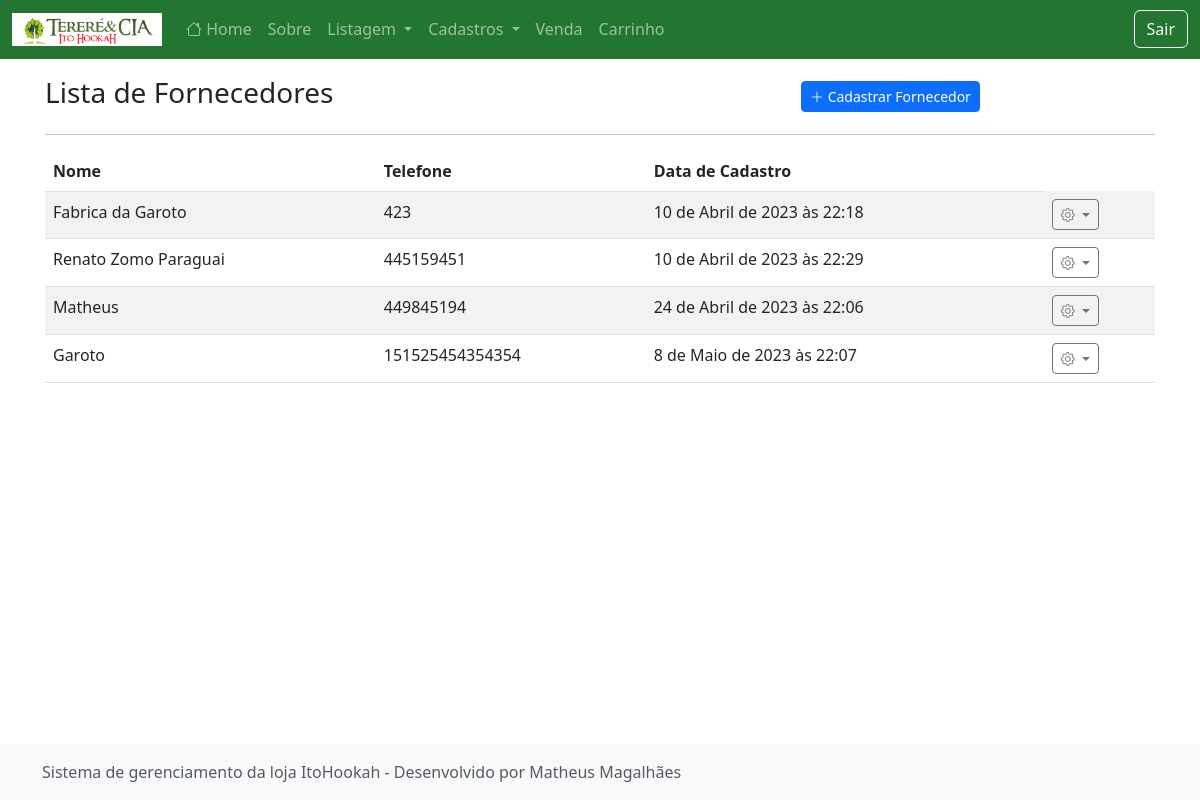
Before: /listar/fornecedor/ (signed in) with the older database file.
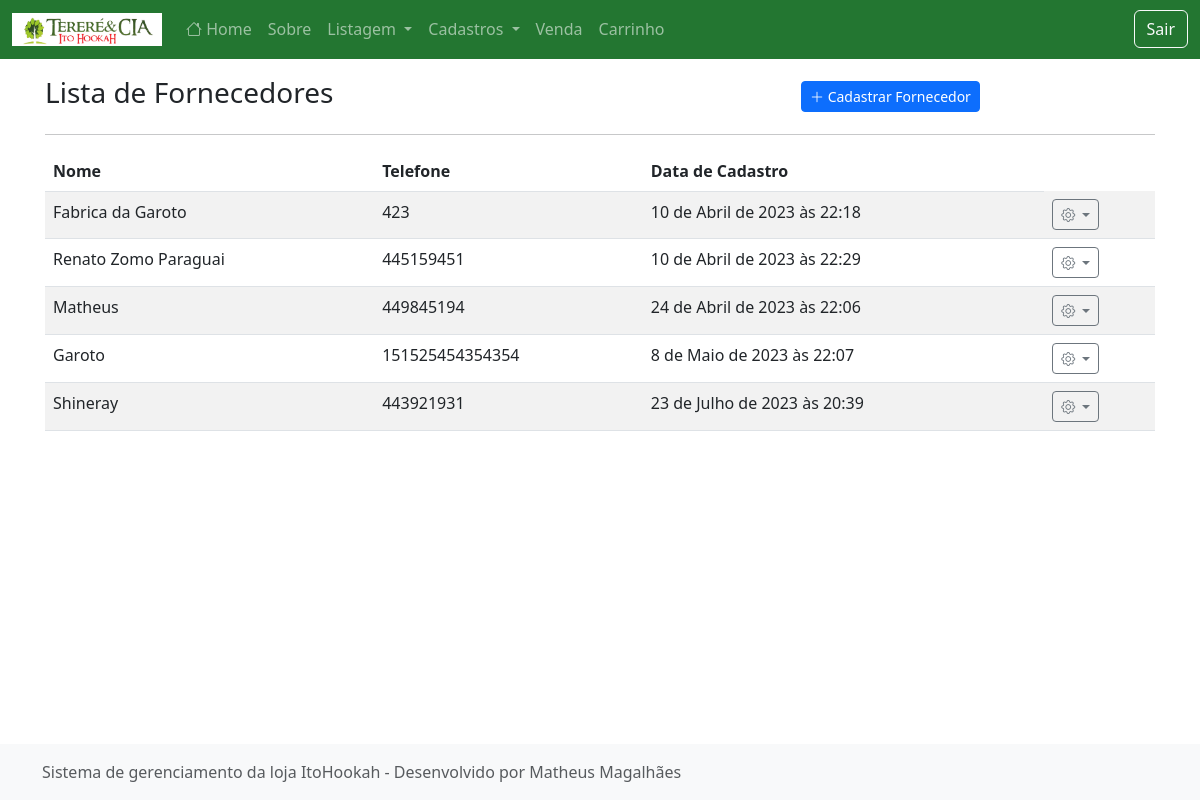
After: the same page with the newer database file.
### cadastros/models.py (models this page shows, shortened)
class Fornecedor(models.Model):
    nome = models.CharField(max_length=50)
    telefone = models.CharField(max_length=15, verbose_name="Telefone")
    documento = models.CharField(max_length=18, help_text="Informe o CNPJ")
    cadastrado_em = models.DateTimeField(auto_now_add=True)
    atualizado_em = models.DateTimeField(auto_now=True)

### cadastros/views.py (the view)
# urls.py: path("listar/fornecedor/", FornecedorList.as_view(), name="listar-fornecedor"),
class FornecedorList(ListView):
    model = Fornecedor
    template_name = "cadastros/list/fornecedor.html"

### cadastros/templates/cadastros/list/fornecedor.html (shortened to what this page needs)
{% extends 'paginas/modelo.html' %}
{% load static %}
{% block conteudo %}
<div class="row justify-content-center align-items-center mt-3">
    <div class="col-md-8">
        <h3 class="">Lista de Fornecedores</h3>
    </div>
    <div class="col-md">
        <a href="{% url 'cadastrar-fornecedor' %}" class="btn btn-primary btn-sm">
            <i class="bi bi-plus-lg"></i>
            Cadastrar Fornecedor
        </a>
    </div>
</div>
<hr>
<div class="table-responsive-lg">
    <table class="table table-striped">
        <thead>
            <tr>
                <th>Nome</th>
                <th>Telefone</th>
                <th>Data de Cadastro</th>
            </tr>
        </thead>
        <tbody>
            {% for obj in object_list %}
            <tr class="">
                <td>{{ obj.nome }}</td>
                <td>{{ obj.telefone }}</td>
                <td>{{ obj.cadastrado_em }}</td>
                <td>
                    <div class="dropdown">
                        <a class="btn btn-sm btn-outline-secondary dropdown-toggle" href="#" role="button"
                            data-bs-toggle="dropdown" aria-expanded="false">
                            <i class="bi bi-gear"></i>
                        </a>
                    </div>
                </td>
            </tr>
            {% empty %}
            <tr>
                <th colspan="100%">Nenhum registro encontrado.</th>
            </tr>
            {% endfor %}
        </tbody>
    </table>
</div>
{% endblock %}

Changed rows visible on the page:
added Fornecedor: nome "Shineray", telefone "443921931", cadastrado_em "23 de Julho de 2023 às 20:39"
